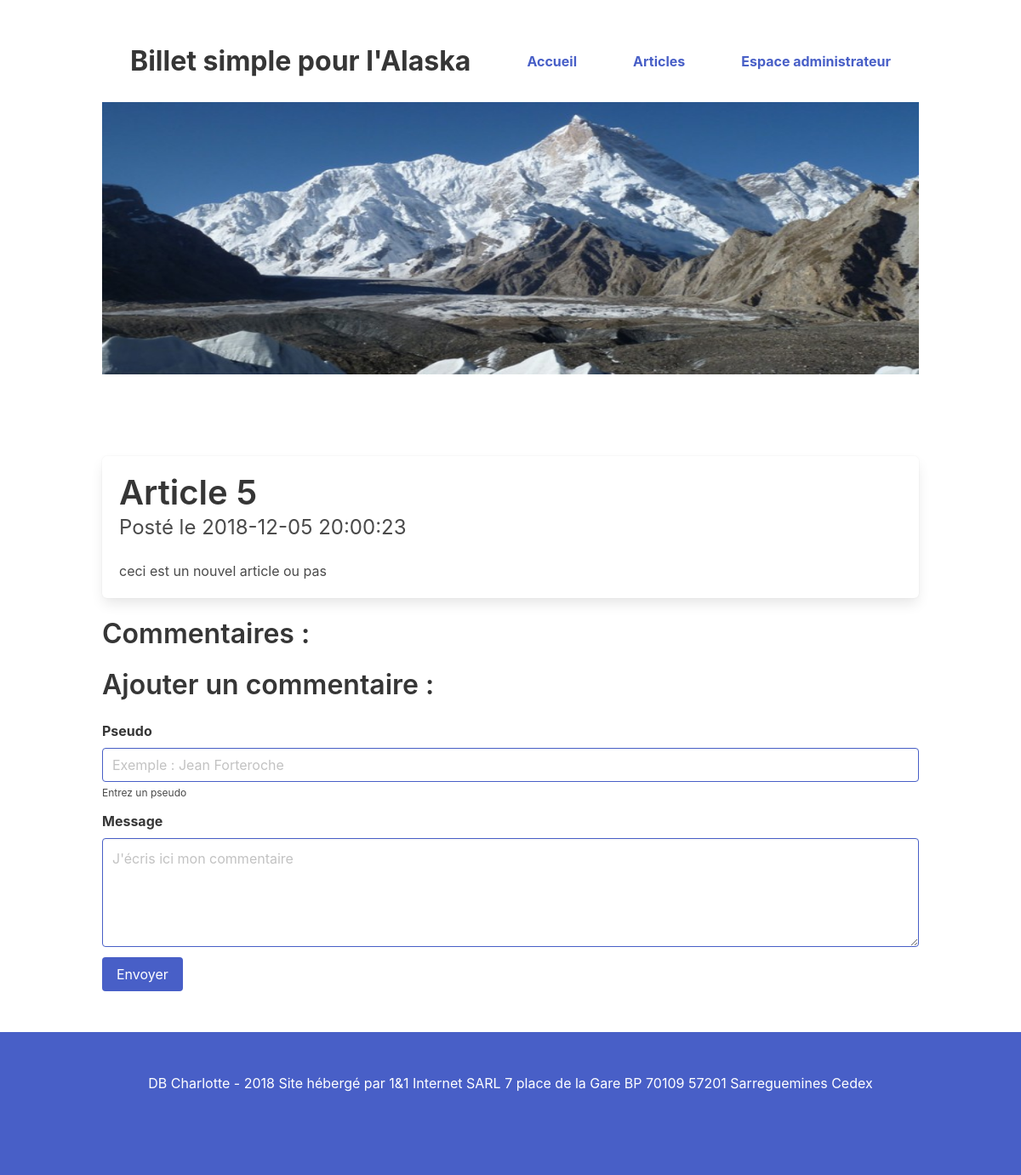
/index.php?action=article&id=65, run on the app's committed database.
### tables this page shows
CREATE TABLE IF NOT EXISTS `articles` (
  `id` int(11) NOT NULL AUTO_INCREMENT,
  `title` varchar(200) NOT NULL,
  `content` text NOT NULL,
  `date_create` datetime NOT NULL,
  PRIMARY KEY (`id`)
);

### controller/Controller.php (called while the page is built, shortened)
<?php
require_once('./model/Model.php');
class Controller
{
    protected $modelArticle;
    function __construct()
    {
        $this->modelArticle = new Model();
    }
    public function getArticle($id)
    {
        $article = $this->modelArticle->getArticle($id);
        $article = $article->fetch();
        require('./view/frontend/articleView.php');
    }
}

### model/Connexion.php (called while the page is built, shortened)
<?php
class Connexion
{
    public function getDb(){
        try
        {
            $db = new PDO('mysql:host=localhost;dbname=bddblogecrivain', 'root', '');
            $db->setAttribute(PDO::ATTR_ERRMODE, PDO::ERRMODE_EXCEPTION);
            $this->db = $db;
            return $this->db;
        }
        catch(Exception $e)
        {
            die('Erreur : '.$e->getMessage());
        }
    }
}

### model/Model.php (called while the page is built, shortened)
<?php
require_once('Connexion.php');
class Model extends Connexion {
    protected $db;
    public function __construct(){
        $this->db = $this->getDb();
    }
    public function getArticle($id){
        $request = $this->db->prepare('SELECT * FROM articles WHERE id = :id');
        $request->bindValue(':id', (int) $id, PDO::PARAM_INT);
        $request->execute();
        return $request;
    }
}

### view/frontend/articleView.php (the view, shortened to what this page needs)
<?php include('./view/template/header.php'); ?>
<section class="section">
  <div class="container">
      <div class="tile is-vertical box">
        <h2 class="title is-2">
        <?= strip_tags($article['title'])?>
        </h2>
        <p class="subtitle is-4">Posté le <?= $article['date_create']; ?>
        <p><?= nl2br($article['content']); ?></p>
      </div>
      <div class="tile is-vertical">
          <h3 class="title is-3">Commentaires : </h3>
      </div>
      <br/>
      <div class="tile is-vertical">
        <h3 class="title is-3">Ajouter un commentaire : </h3>
        <form action="index.php?action=addComment&amp;id=<?= $article['id']; ?>" method ="post">
            <div class="field">
              <label for="author" class="label">Pseudo</label>
              <div class="control">
                <input class="input is-link" name="author" type="text" placeholder="Exemple : Jean Forteroche">
              </div>
                <p class="help">Entrez un pseudo</p>
            </div>
            <div class="field">
              <label class="label" for="content">Message</label>
              <div class="control">
                <textarea class="textarea is-link" name="content" placeholder="J'écris ici mon commentaire"></textarea>
              </div>
            </div>
            <p><button class="button is-link" type="submit">Envoyer</button></p>
          </form>
      </div>
  </div>
</section>
<?php include('./view/template/footer.php'); ?>

### data on the page
articles: title "Article 5", date_create "2018-12-05 20:00:23", content "ceci est un nouvel article ou pas"
